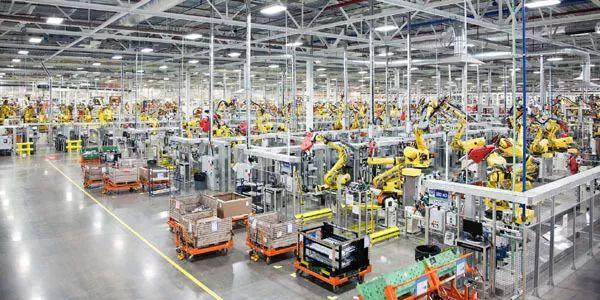
#> input picture pictures/factory.jpg, 600 x 300 px
$ python '63.结构元素.py'
#> lines starting #> are read from the running program, lines starting #| are printed output that depends on the picture; after the words box and inside, x2 and y2 are one past the last pixel; in counts of white or black regions, pixels touching at a corner belong together
import cv2 as cv
import numpy as np

src = cv.imread("./pictures/factory.jpg")
#> src is the input picture: shape (300, 600, 3); mean B, G, R 141.9, 147.8, 150.8
cv.namedWindow("input", cv.WINDOW_AUTOSIZE)

# 二值化图像
gray = cv.cvtColor(src, cv.COLOR_BGR2GRAY)
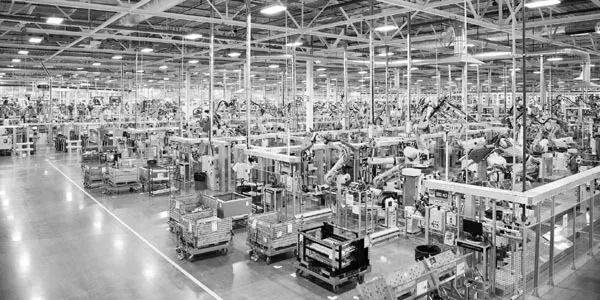
#> gray: shape (300, 600); min 0, max 255, mean 148.1
ret, binary = cv.threshold(gray, 0, 255, cv.THRESH_BINARY | cv.THRESH_OTSU)
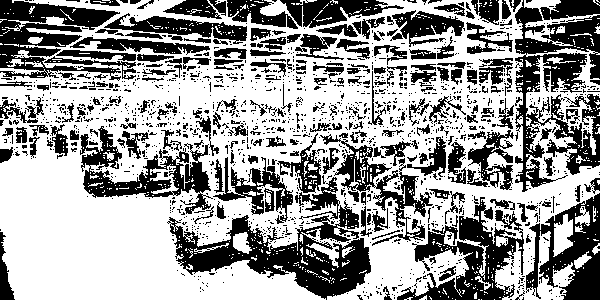
#> binary: shape (300, 600); 60.7% white; 1532 black regions (1312 under 20 px), largest, box (x1, y1, x2, y2) and area: (167, 177, 371, 300) 8057, (515, 0, 600, 192) 7535, (397, 197, 524, 300) 4916
#> ret = 138
cv.imshow("input", binary)

# 使用3x3结构元素进行膨胀与腐蚀操作
se = cv.getStructuringElement(cv.MORPH_RECT, (3, 3), (-1, -1))
# getStructuringElement()函数可用于构造一个特定大小和形状的结构元素
# getStructuringElement(shape, ksize[, anchor]) -> retval
# shape : 元素形状,可以是 #MorphShapes
# ksize : 结构元素的大小。
# anchor : 结构元件内锚点的位置
# 函数构建并返回一个结构元素，可以被作为参数传递给 erode，dilate或morphologyEx函数

dilate = cv.dilate(binary, se, None, (-1, -1), 1)
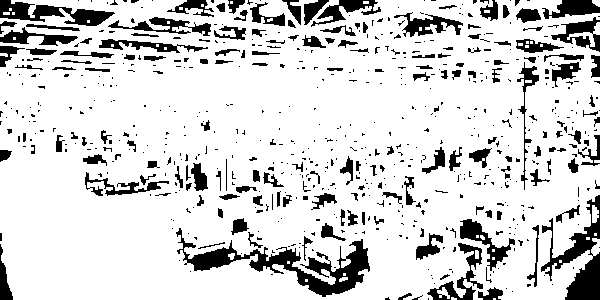
#> dilate: shape (300, 600); 83.9% white; 656 black regions (488 under 20 px), largest, box (x1, y1, x2, y2) and area: (176, 228, 370, 297) 3472, (541, 195, 600, 300) 2215, (0, 0, 115, 26) 1361
erode = cv.erode(binary, se, None, (-1, -1), 1)
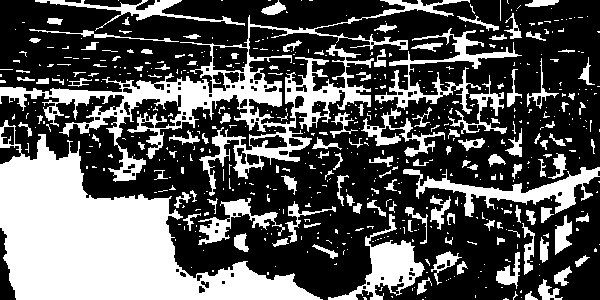
#> erode: shape (300, 600); 34.5% white; 581 white regions (442 under 20 px), largest, box (x1, y1, x2, y2) and area: (0, 120, 323, 300) 24392, (0, 0, 470, 196) 13511, (403, 167, 600, 217) 2701

# 显示
cv.imshow("dilate", dilate)
cv.imshow("erode", erode)
cv.imwrite("dilate.png", dilate)
cv.imwrite("erode.png", erode)
cv.waitKey(0)
cv.destroyAllWindows()

$ run again, with pictures/blox.jpg copied over pictures/factory.jpg
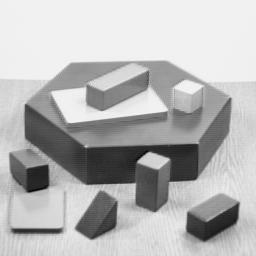
#> input picture pictures/blox.jpg, 256 x 256 px
#> src is the input picture: shape (256, 256, 3); min 0, max 252, mean 182.8
#> `ret, binary = cv.threshold(gray, 0, 255, cv.THRESH_BINARY | cv.THRESH_..`:
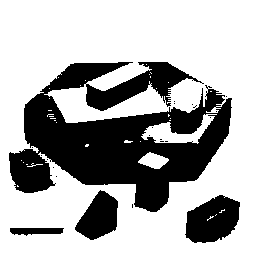
#> binary: shape (256, 256); 68% white; 22 black regions (18 under 20 px), largest, box (x1, y1, x2, y2) and area: (9, 62, 232, 212) 17345, (185, 195, 240, 243) 1893, (75, 190, 118, 240) 1360, (10, 228, 64, 236) 324
#> ret = 161
#> dilate: shape (256, 256); 72.7% white; 12 black regions (4 under 20 px), largest, box (x1, y1, x2, y2) and area: (25, 94, 230, 211) 10318, (87, 63, 188, 110) 1663, (187, 196, 239, 242) 1615
#> `erode = cv.erode(binary, se, None, (-1, -1), 1)`:
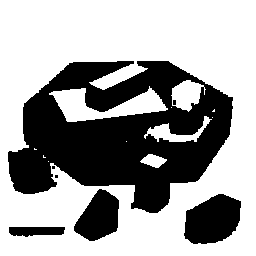
#> erode: shape (256, 256); 63.5% white; 7 black regions (3 under 20 px), largest, box (x1, y1, x2, y2) and area: (8, 61, 233, 213) 19724, (184, 194, 241, 244) 2135, (74, 189, 119, 241) 1551, (9, 227, 65, 237) 458
